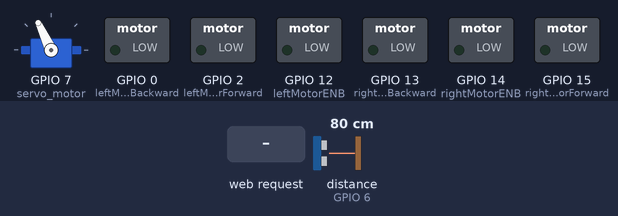
Recording of a sketch running on a simulated ESP8266 (NodeMCU). Shown: servo, switched loads named in the sketch (green lamp = pin HIGH). The test bench sets the inputs (shaded band); at power-on: distance to the obstacle (sensor on GPIO 6) 80 cm. The echo pulse lasts 58.3 µs per cm.

Above: at 3.9 s.
4.0 s: HTTP request GET /forward received
At 5.0 s:
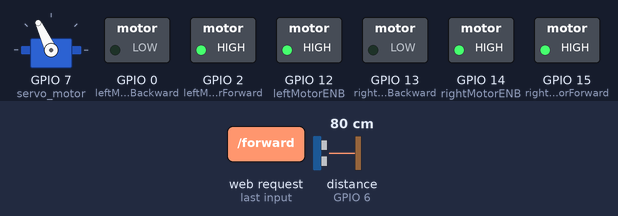
5.5 s: HTTP request GET /backward received
At 6.2 s:
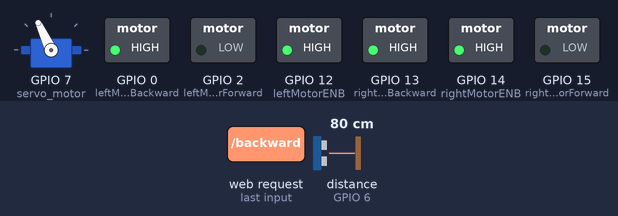
7.0 s: HTTP request GET /left received
At 7.3 s:
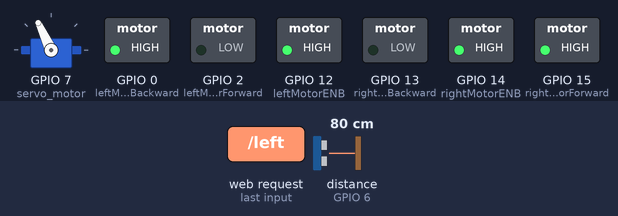
8.5 s: HTTP request GET /right received
At 9.7 s:
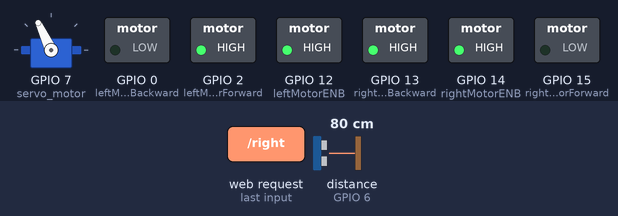
10.0 s: HTTP request GET /stop received
At 10.8 s:
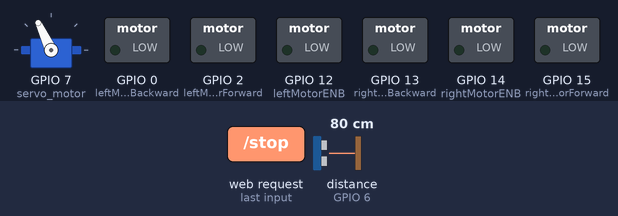
11.5 s: HTTP request GET /OAR received
At 12.6 s:
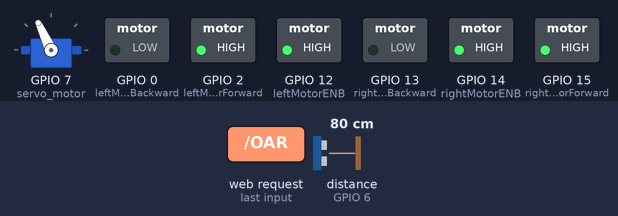
Timing chart, 0 to 14.0 s (numbered marks = the images above; inputs shaded):
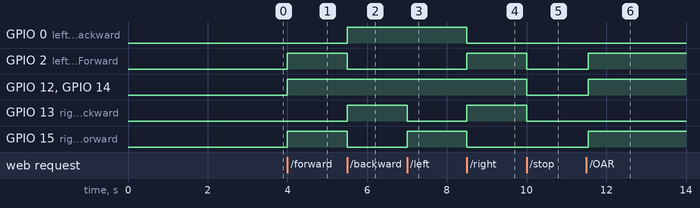

Measured:
- after the input at 4.0 s, GPIO 2 (leftMotorForward), GPIO 12 (leftMotorENB), GPIO 14 (rightMotorENB), GPIO 15 (rightMotorForward): LOW → HIGH at once
- after the input at 5.5 s, GPIO 0 (leftMotorBackward), GPIO 13 (rightMotorBackward): LOW → HIGH at once; GPIO 2 (leftMotorForward), GPIO 15 (rightMotorForward): HIGH → LOW at once
- after the input at 7.0 s, GPIO 13 (rightMotorBackward): HIGH → LOW at once; GPIO 15 (rightMotorForward): LOW → HIGH at once
- after the input at 8.5 s, GPIO 0 (leftMotorBackward), GPIO 15 (rightMotorForward): HIGH → LOW at once; GPIO 2 (leftMotorForward), GPIO 13 (rightMotorBackward): LOW → HIGH at once
- after the input at 10.0 s, GPIO 2 (leftMotorForward), GPIO 12 (leftMotorENB), GPIO 13 (rightMotorBackward), GPIO 14 (rightMotorENB): HIGH → LOW at once
- after the input at 11.5 s, GPIO 2 (leftMotorForward), GPIO 12 (leftMotorENB), GPIO 14 (rightMotorENB), GPIO 15 (rightMotorForward): LOW → HIGH after 0.05 s

The sketch:

sourcecode.ino
```cpp
/* include library */
#include <ESP8266WiFi.h>
#include <NewPingESP8266.h>
#include <Servo.h>
/* define port */
WiFiClient client;
WiFiServer server(80);
/* WIFI settings */
const char* ssid = "vishsid";
const char* password = "Clearwater@543";
/* data received from application */
String  data ="";
/* define L298N or L293D motor control pins */
int leftMotorForward = 2;     /* GPIO2(D4) -> IN3   */
int rightMotorForward = 15;   /* GPIO15(D8) -> IN1  */
int leftMotorBackward = 0;    /* GPIO0(D3) -> IN4   */
int rightMotorBackward = 13;  /* GPIO13(D7) -> IN2  */
/* define L298N or L293D enable pins */
int rightMotorENB = 14; /* GPIO14(D5) -> Motor-A Enable */
int leftMotorENB = 12;  /* GPIO12(D6) -> Motor-B Enable */
int  trig_pin = 5;
int echo_pin  = 6;
#define maximum_distance 200
boolean goesForward = false;
int distance = 100;
NewPingESP8266 sonar(trig_pin, echo_pin, maximum_distance); //sensor function
Servo servo_motor; // servo library object

void setup()
{
  /* initialize motor control pins as output */
  pinMode(leftMotorForward, OUTPUT);
  pinMode(rightMotorForward, OUTPUT);
  pinMode(leftMotorBackward, OUTPUT);
  pinMode(rightMotorBackward, OUTPUT);

  /* initialize motor enable pins as output */
  pinMode(leftMotorENB, OUTPUT);
  pinMode(rightMotorENB, OUTPUT);
  servo_motor.attach(7);

  servo_motor.write(115);
  delay(2000);
  distance = readPing();
  delay(100);
  distance = readPing();
  delay(100);
  distance = readPing();
  delay(100);
  distance = readPing();
  delay(100);

  /* start server communication */
  server.begin();
}

void loop()
{
    /* If the server available, run the "checkClient" function */
    client = server.available();
    if (!client) return;
    data = checkClient ();

/************************ Run function according to incoming data from application *************************/

    /* If the incoming data is "forward", run the "MotorForward" function */
    if (data == "forward") MotorForward();
    /* If the incoming data is "backward", run the "MotorBackward" function */
    else if (data == "backward") MotorBackward();
    /* If the incoming data is "left", run the "TurnLeft" function */
    else if (data == "left") TurnLeft();
    /* If the incoming data is "right", run the "TurnRight" function */
    else if (data == "right") TurnRight();
    /* If the incoming data is "stop", run the "MotorStop" function */
    else if (data == "stop") MotorStop();
    else if (data =="OAR") OAR();
}

/********************************************* FORWARD *****************************************************/
void MotorForward(void)
{
  digitalWrite(leftMotorENB,HIGH);
  digitalWrite(rightMotorENB,HIGH);
  digitalWrite(leftMotorForward,HIGH);
  digitalWrite(rightMotorForward,HIGH);
  digitalWrite(leftMotorBackward,LOW);
  digitalWrite(rightMotorBackward,LOW);
}

/********************************************* BACKWARD *****************************************************/
void MotorBackward(void)
{
  digitalWrite(leftMotorENB,HIGH);
  digitalWrite(rightMotorENB,HIGH);
  digitalWrite(leftMotorBackward,HIGH);
  digitalWrite(rightMotorBackward,HIGH);
  digitalWrite(leftMotorForward,LOW);
  digitalWrite(rightMotorForward,LOW);
}

/********************************************* TURN LEFT *****************************************************/
void TurnLeft(void)
{
  digitalWrite(leftMotorENB,HIGH);
  digitalWrite(rightMotorENB,HIGH);
  digitalWrite(leftMotorForward,LOW);
  digitalWrite(rightMotorForward,HIGH);
  digitalWrite(rightMotorBackward,LOW);
  digitalWrite(leftMotorBackward,HIGH);
}

/********************************************* TURN RIGHT *****************************************************/
void TurnRight(void)
{
  digitalWrite(leftMotorENB,HIGH);
  digitalWrite(rightMotorENB,HIGH);
  digitalWrite(leftMotorForward,HIGH);
  digitalWrite(rightMotorForward,LOW);
  digitalWrite(rightMotorBackward,HIGH);
  digitalWrite(leftMotorBackward,LOW);
}

/********************************************* STOP *****************************************************/
void MotorStop(void)
{
  digitalWrite(leftMotorENB,LOW);
  digitalWrite(rightMotorENB,LOW);
  digitalWrite(leftMotorForward,LOW);
  digitalWrite(leftMotorBackward,LOW);
  digitalWrite(rightMotorForward,LOW);
  digitalWrite(rightMotorBackward,LOW);
}
int lookRight(){
  servo_motor.write(50);
  delay(500);
  int distance = readPing();
  delay(100);
  servo_motor.write(115);
  return distance;
}
int lookLeft(){
  servo_motor.write(170);
  delay(500);
  int distance = readPing();
  delay(100);
  servo_motor.write(115);
  return distance;
  delay(100);
}
int readPing(){
  delay(70);
  int cm = sonar.ping_cm();
  if (cm==0){
    cm=250;
  }
  return cm;
}

void OAR(void){
  int distanceRight = 0;
  int distanceLeft = 0;
  delay(50);
  if (distance <= 20){
    MotorStop();
    delay(300);
    MotorBackward();
    delay(400);
    MotorStop();
    delay(300);
    distanceRight = lookRight();
    delay(300);
    distanceLeft = lookLeft();
    delay(300);

    if (distance >= distanceLeft){
      TurnRight();
      MotorStop();
    }
    else{
      TurnLeft();
      MotorStop();
    }
  }
  else{
   MotorForward();
  }
    distance = readPing();
}


/********************************** RECEIVE DATA FROM the APP ******************************************/
String checkClient (void)
{
  while(!client.available()) delay(1);
  String request = client.readStringUntil('\r');
  request.remove(0, 5);
  request.remove(request.length()-9,9);
  return request;
}
```
